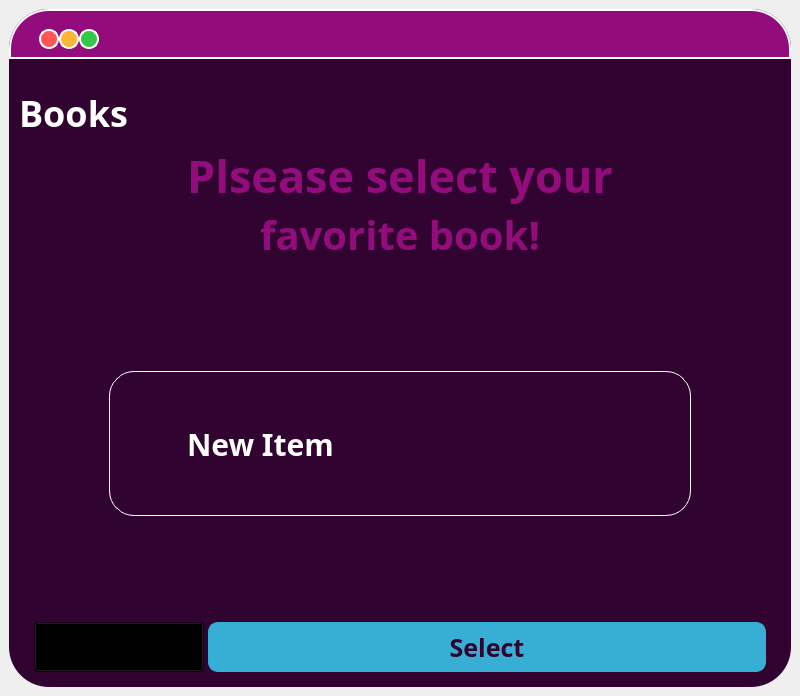
<?xml version="1.0" encoding="UTF-8"?>
<ui version="4.0">
 <class>MainWindow</class>
 <widget class="QMainWindow" name="MainWindow">
  <property name="geometry">
   <rect>
    <x>0</x>
    <y>0</y>
    <width>800</width>
    <height>600</height>
   </rect>
  </property>
  <property name="windowTitle">
   <string>MainWindow</string>
  </property>
  <widget class="QWidget" name="centralwidgetchooseBook">
   <layout class="QVBoxLayout" name="verticalLayout">
    <item>
     <widget class="QFrame" name="chooseBookFrame">
      <property name="styleSheet">
       <string notr="true">QFrame{background:#300331;
border-style: solid;
  border-color: red;
border-radius:40;}


QPushButton:hover {
background: qradialgradient(
cx: 0.3, cy: -0.4, fx: 0.3, fy: -0.4,
radius: 1.35, stop: 0 #fff, stop: 1 #bbb
);
}

QSplitter::handle {
    background: none;
}

QPushButton:pressed {
border-style: inset;
background: qradialgradient(
cx: 0.4, cy: -0.1, fx: 0.4, fy: -0.1,
radius: 1.35, stop: 0 #fff, stop: 1 #ddd
);}</string>
      </property>
      <property name="frameShape">
       <enum>QFrame::StyledPanel</enum>
      </property>
      <property name="frameShadow">
       <enum>QFrame::Raised</enum>
      </property>
      <layout class="QHBoxLayout" name="horizontalLayout_2">
       <property name="leftMargin">
        <number>0</number>
       </property>
       <property name="topMargin">
        <number>0</number>
       </property>
       <property name="rightMargin">
        <number>0</number>
       </property>
       <property name="bottomMargin">
        <number>0</number>
       </property>
       <item>
        <widget class="QSplitter" name="splitter_2">
         <property name="styleSheet">
          <string notr="true">background:none;</string>
         </property>
         <property name="orientation">
          <enum>Qt::Vertical</enum>
         </property>
         <widget class="QWidget" name="layoutWidget_4">
          <layout class="QVBoxLayout" name="barLogo_2">
           <item>
            <widget class="QGroupBox" name="TabBar_2">
             <property name="minimumSize">
              <size>
               <width>0</width>
               <height>50</height>
              </size>
             </property>
             <property name="maximumSize">
              <size>
               <width>16777215</width>
               <height>50</height>
              </size>
             </property>
             <property name="styleSheet">
              <string notr="true">background:#920C7C;
border: 2px solid white;
border-radius:0;
border-top-left-radius: 40;
border-top-right-radius: 40;
</string>
             </property>
             <property name="title">
              <string/>
             </property>
             <widget class="QPushButton" name="btnClose">
              <property name="geometry">
               <rect>
                <x>30</x>
                <y>20</y>
                <width>20</width>
                <height>20</height>
               </rect>
              </property>
              <property name="styleSheet">
               <string notr="true">QPushButton{
background-color: #FD5754;
border-style: solid;
border-color: white;
border-width: 2px;
border-radius: 10px;
}

QPushButton:hover {
background: #37AED4;
}

QPushButton:pressed {
border-style: inset;
background: qradialgradient(
cx: 0.4, cy: -0.1, fx: 0.4, fy: -0.1,
radius: 1.35, stop: 0 #fff, stop: 1 #ddd
);}</string>
              </property>
              <property name="text">
               <string/>
              </property>
             </widget>
             <widget class="QPushButton" name="btnMinimize">
              <property name="geometry">
               <rect>
                <x>50</x>
                <y>20</y>
                <width>20</width>
                <height>20</height>
               </rect>
              </property>
              <property name="styleSheet">
               <string notr="true">QPushButton{
background-color: #F9B637;
border-style: solid;
border-color: white;
border-width: 2px;
border-radius: 10px;
}

QPushButton:hover {
background: #37AED4;
}

QPushButton:pressed {
border-style: inset;
background: qradialgradient(
cx: 0.4, cy: -0.1, fx: 0.4, fy: -0.1,
radius: 1.35, stop: 0 #fff, stop: 1 #ddd
);}</string>
              </property>
              <property name="text">
               <string/>
              </property>
             </widget>
             <widget class="QPushButton" name="btnZoom">
              <property name="geometry">
               <rect>
                <x>70</x>
                <y>20</y>
                <width>20</width>
                <height>20</height>
               </rect>
              </property>
              <property name="styleSheet">
               <string notr="true">QPushButton{
background-color: #34C848;
border-style: solid;
border-color: white;
border-width: 2px;
border-radius: 10px;
}


QPushButton:hover {
background: #37AED4;
}

QPushButton:pressed {
border-style: inset;
background: qradialgradient(
cx: 0.4, cy: -0.1, fx: 0.4, fy: -0.1,
radius: 1.35, stop: 0 #fff, stop: 1 #ddd
);}</string>
              </property>
              <property name="text">
               <string/>
              </property>
             </widget>
            </widget>
           </item>
           <item>
            <widget class="QGroupBox" name="BooksLogo_2">
             <property name="minimumSize">
              <size>
               <width>0</width>
               <height>75</height>
              </size>
             </property>
             <property name="styleSheet">
              <string notr="true">border:none;</string>
             </property>
             <property name="title">
              <string/>
             </property>
             <widget class="QLabel" name="label_10">
              <property name="geometry">
               <rect>
                <x>10</x>
                <y>10</y>
                <width>391</width>
                <height>75</height>
               </rect>
              </property>
              <property name="minimumSize">
               <size>
                <width>50</width>
                <height>75</height>
               </size>
              </property>
              <property name="styleSheet">
               <string notr="true">background:none;
font-size:36px;
color:white;
font-weight:bold;
font-family:google sans;
image: url(:/logo/img/RecSy.png);</string>
              </property>
              <property name="text">
               <string>Books</string>
              </property>
              <property name="margin">
               <number>50</number>
              </property>
             </widget>
            </widget>
           </item>
          </layout>
         </widget>
         <widget class="QWidget" name="layoutWidget_5">
          <layout class="QVBoxLayout" name="WholeBody_2">
           <property name="sizeConstraint">
            <enum>QLayout::SetDefaultConstraint</enum>
           </property>
           <property name="leftMargin">
            <number>25</number>
           </property>
           <property name="rightMargin">
            <number>25</number>
           </property>
           <property name="bottomMargin">
            <number>15</number>
           </property>
           <item>
            <widget class="QSplitter" name="body_2">
             <property name="styleSheet">
              <string notr="true">QSplitter::handle {
    background: none;
}</string>
             </property>
             <property name="orientation">
              <enum>Qt::Vertical</enum>
             </property>
             <widget class="QSplitter" name="hereIs_2">
              <property name="orientation">
               <enum>Qt::Vertical</enum>
              </property>
              <widget class="QWidget" name="layoutWidget_6">
               <layout class="QVBoxLayout" name="verticalLayout_4">
                <property name="spacing">
                 <number>0</number>
                </property>
                <property name="sizeConstraint">
                 <enum>QLayout::SetDefaultConstraint</enum>
                </property>
                <property name="bottomMargin">
                 <number>50</number>
                </property>
                <item>
                 <widget class="QLabel" name="label_4">
                  <property name="styleSheet">
                   <string notr="true">QLabel{
font-size:45px;
color:#920C7C;
font-weight:bold;
font-family:Google Sans;
}</string>
                  </property>
                  <property name="text">
                   <string>Plsease select your</string>
                  </property>
                  <property name="alignment">
                   <set>Qt::AlignCenter</set>
                  </property>
                 </widget>
                </item>
                <item>
                 <widget class="QLabel" name="label_5">
                  <property name="styleSheet">
                   <string notr="true">QLabel{
font-size:40px;
color:#920C7C;
font-weight:bold;
font-family:Google Sans;
}</string>
                  </property>
                  <property name="text">
                   <string>favorite book!</string>
                  </property>
                  <property name="alignment">
                   <set>Qt::AlignCenter</set>
                  </property>
                  <property name="margin">
                   <number>0</number>
                  </property>
                 </widget>
                </item>
               </layout>
              </widget>
             </widget>
             <widget class="QComboBox" name="comboBox_Books">
              <property name="sizePolicy">
               <sizepolicy hsizetype="Preferred" vsizetype="Fixed">
                <horstretch>0</horstretch>
                <verstretch>0</verstretch>
               </sizepolicy>
              </property>
              <property name="minimumSize">
               <size>
                <width>0</width>
                <height>300</height>
               </size>
              </property>
              <property name="layoutDirection">
               <enum>Qt::LeftToRight</enum>
              </property>
              <property name="styleSheet">
               <string notr="true">color:white;
background:#300331;
font-size:30px;
font-weight:bold;
font-family:google sans;
text-align:center;
margin-bottom:100px;
border:1px solid white;
border-radius:25px;
 padding-left: 75px;
margin-left:75px;
margin-top:55px;
margin-right:75px;</string>
              </property>
              <property name="editable">
               <bool>true</bool>
              </property>
              <property name="frame">
               <bool>true</bool>
              </property>
              <item>
               <property name="text">
                <string>New Item</string>
               </property>
              </item>
              <item>
               <property name="text">
                <string>New Item</string>
               </property>
              </item>
              <item>
               <property name="text">
                <string>New Item</string>
               </property>
              </item>
             </widget>
            </widget>
           </item>
           <item>
            <widget class="QSplitter" name="bottomBar_2">
             <property name="minimumSize">
              <size>
               <width>0</width>
               <height>50</height>
              </size>
             </property>
             <property name="styleSheet">
              <string notr="true">QSplitter::handle {
    background: none;
}</string>
             </property>
             <property name="orientation">
              <enum>Qt::Horizontal</enum>
             </property>
             <widget class="QToolButton" name="btnBack">
              <property name="styleSheet">
               <string notr="true">QToolButton{
background:transparent;
image: url(:/back/img/back.png);
}
QToolButton:hover {
background: #920C7C;
border: solid 1px;
border-radius:25;
}

QToolButton:pressed {
border-style: inset;
background: #37AED4;}</string>
              </property>
              <property name="text">
               <string/>
              </property>
             </widget>
             <widget class="QPushButton" name="btnSelect">
              <property name="styleSheet">
               <string notr="true">QPushButton{
background-color: #37AED4;
border-style: solid;
border-color: #37AED4;
border-width: 2px;
border-radius: 10px;
font-family:Google Sans;
font-weight: bold;
font-size:25px;
color:#300331;
}


QPushButton:hover {
background: #300331;
color:#37AED4;
border-color: #300331;
}

QPushButton:pressed {
border-style: inset;
background: qradialgradient(
cx: 0.4, cy: -0.1, fx: 0.4, fy: -0.1,
radius: 1.35, stop: 0 #fff, stop: 1 #ddd
);}</string>
              </property>
              <property name="text">
               <string>Select</string>
              </property>
             </widget>
            </widget>
           </item>
          </layout>
         </widget>
        </widget>
       </item>
      </layout>
     </widget>
    </item>
   </layout>
  </widget>
 </widget>
 <resources>
  <include location="../source.qrc"/>
 </resources>
 <connections/>
</ui>
